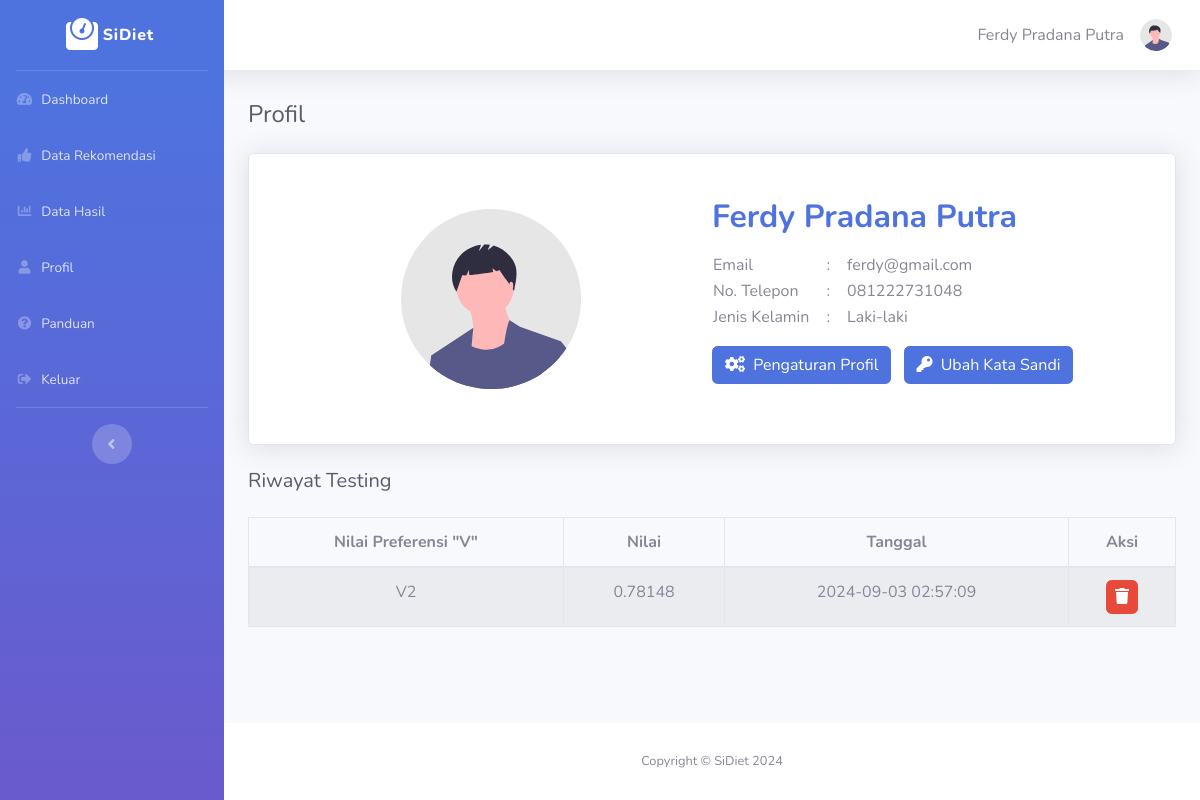
The page /profil.php (signed in) on the database its author committed.
### tables this page shows
CREATE TABLE `tbl_pengguna` (
  `id_pengguna` int(11) NOT NULL,
  `nama` varchar(100) NOT NULL,
  `jenis_kelamin` enum('L','P') DEFAULT NULL,
  `status_pengguna` enum('admin','user') NOT NULL,
  `email` varchar(100) DEFAULT NULL,
  `no_telepon` varchar(20) DEFAULT NULL,
  `kata_sandi` varchar(255) NOT NULL,
  `reset_token` varchar(255) NOT NULL
);

CREATE TABLE `tbl_hasil_diet` (
  `id` int(11) NOT NULL,
  `id_diet` int(11) DEFAULT NULL,
  `nilai_v` float DEFAULT NULL,
  `tanggal` timestamp NOT NULL DEFAULT current_timestamp(),
  `id_pengguna` int(11) NOT NULL
);

### templates/table-riwayat.php (the view, shortened to what this page needs)
<?php
include 'includes/koneksi.php';
$email = $_SESSION['email'];
$diagnosis_data = getRekomenDataByEmail($email);
function getRekomenDataByEmail($email)
{
    global $koneksi;
    $query_pengguna = "SELECT id_pengguna FROM tbl_pengguna WHERE email = '$email' OR no_telepon = '$email'";
    $result_pengguna = mysqli_query($koneksi, $query_pengguna);
    if ($result_pengguna && mysqli_num_rows($result_pengguna) > 0) {
        $row_pengguna = mysqli_fetch_assoc($result_pengguna);
        $id_pengguna = $row_pengguna['id_pengguna'];
        $query_hasil_diet = "SELECT * FROM tbl_hasil_diet WHERE id_pengguna = '$id_pengguna' ORDER BY nilai_v DESC";
        $result_hasil_diet = mysqli_query($koneksi, $query_hasil_diet);
        if ($result_hasil_diet && mysqli_num_rows($result_hasil_diet) > 0) {
            return mysqli_fetch_all($result_hasil_diet, MYSQLI_ASSOC);
        } else {
            return null;
        }
    } else {
        return null;
    }
}
if ($diagnosis_data !== null) {
    ?>
    <table id="table_id" class="table table-striped table-bordered">
        <thead>
            <tr>
                <th><center>Nilai Preferensi "V"</center></th>
                <th><center>Nilai</center></th>
                <th><center>Tanggal</center></th>
                <th><center>Aksi</center></th>
            </tr>
        </thead>
        <tbody>
            <?php foreach ($diagnosis_data as $row): ?>
            <tr>
                <td><center><?php echo "V".$row['id_diet']; ?></center></td>
                <td><center><?php echo $row['nilai_v']; ?></center></td>
                <td><center><?php echo $row['tanggal']; ?></center></td>
                <td>
                    <center>
                        <form method="POST" onsubmit="return confirm('Apakah Anda yakin ingin menghapus data ini?')">
                            <button type="submit" name="hapus" class="btn btn-danger rounded px-2 py-1">
                                <i class="fas fa-trash text-white"></i>
                            </button>
                        </form>
                    </center>
                </td>
            </tr>
            <?php endforeach; ?>
        </tbody>
    </table>
    <?php
} else {
    echo "<p>Data tidak ditemukan untuk pengguna ini.</p>";
}
?>

### templates/profile-card.php
<?php
require_once('./includes/functions.php');
$profile = getDataProfile();
?>
<div class='mb-3'>
    <div class='card shadow py-4'>
        <div class='card-body'>
            <div class='row no-gutters align-items-center'>
                <div class="user-select-none col text-center d-none d-md-block">
                    <img src="<?= getProfileImage($koneksi); ?>" alt="Foto Profil" style="max-height: 180px">
                </div>
                <div class="col">
                    <h2 class='font-weight-bold text-primary mb-3 capitalize'>
                        <?= ucwords(strtolower(stripslashes($profile['nama']))) ?>
                    </h2>
                    <div>
                        <table class="table-responsive">
                            <tbody>
                                <tr>
                                    <td>Email</td>
                                    <td class="px-3">:</td>
                                    <td>
                                        <?= $profile['email'] ? $profile['email'] : "-"; ?>
                                    </td>
                                </tr>
                                <tr>
                                    <td>No. Telepon</td>
                                    <td class="px-3">:</td>
                                    <td>
                                        <?= $profile['no_telepon'] ? $profile['no_telepon'] : "-"; ?>
                                    </td>
                                </tr>
                                <tr>
                                    <td>Jenis Kelamin</td>
                                    <td class="px-3">:</td>
                                    <td>
                                        <?= $profile['jenis_kelamin'] ? $profile['jenis_kelamin'] : "-"; ?>
                                    </td>
                                </tr>
                            </tbody>
                        </table>
                        <div class="mt-3 d-flex justify-content-start align-items-center">
                            <div>
                                <button type="button" class="btn btn-primary mr-2 mb-3" data-toggle="modal"
                                    data-target="#editProfilModal">
                                    <i class="fas fa-cogs"></i>
                                    <span class="ml-1">Pengaturan
                                        Profil</span>
                                </button>
                                <button type="button" class="btn btn-primary mr-2 mb-sm-3" data-toggle="modal"
                                    data-target="#editPasswordModal">
                                    <i class="fas fa-key"></i>
                                    <span class="ml-1">Ubah Kata
                                        Sandi</span>
                                </button>
                            </div>
                        </div>
                    </div>
                </div>
            </div>
        </div>
    </div>
</div>

### rows shown on the page
tbl_pengguna: nama "Ferdy Pradana Putra", email "ferdy@gmail.com", no_telepon "081222731048"
tbl_hasil_diet: id_diet "2", nilai_v "0.78148", tanggal "2024-09-03 02:57:09"

### other values the page prints
$page['name'] "Dashboard"
$page['name'] "Data Rekomendasi"
$page['name'] "Data Hasil"
$page['name'] "Profil"
$page['name'] "Panduan"
$page['name'] "Keluar"
getNamaPengguna($koneksi) "Ferdy Pradana Putra"
$pageTitle "Profil"
$profile['jenis_kelamin'] "Laki-laki"
$pageTitle "Riwayat Testing"
